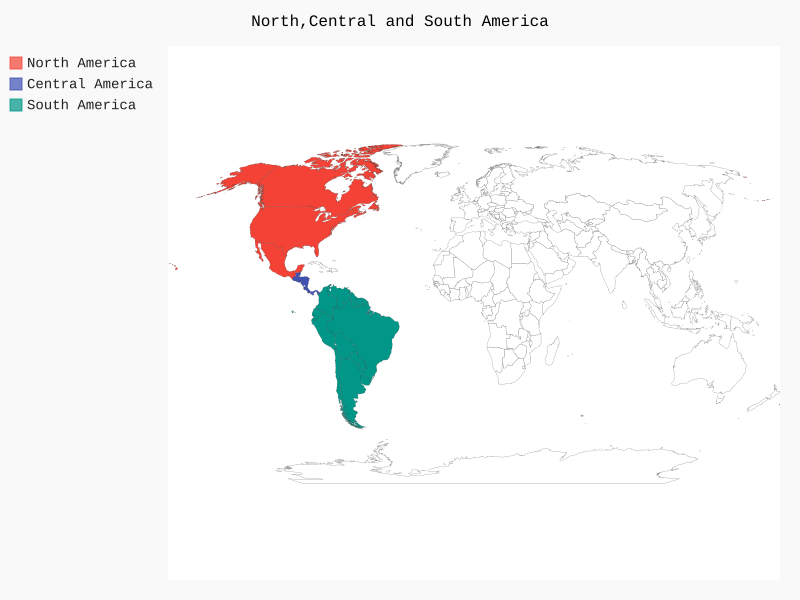

The Python source for this figure:
import pygal
wm = pygal.maps.world.World()
wm.title = 'North,Central and South America'

wm.add('North America',['ca','mx','us'])
wm.add('Central America',['bz', 'cr', 'gt', 'hn', 'ni', 'pa', 'sv'])
wm.add('South America',['ar', 'bo', 'br', 'cl', 'co', 'ec', 'gf',
		'gy', 'pe', 'py', 'sr', 'uy', 've'])
wm.render_to_file('americas.svg')
